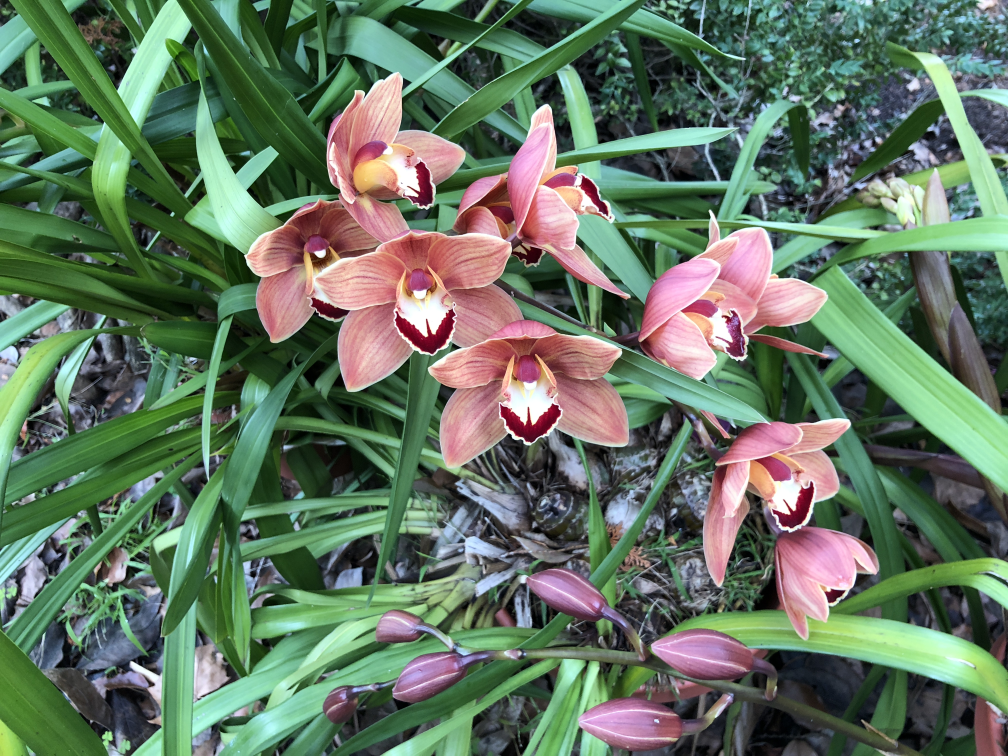
#> input picture data/nerf_llff_data/orchids/images/IMG_4467.JPG, 4032 x 3024 px, found by its file name (shown at 1/4 size); its folder holds 4 pictures in this run
$ python tran.py   (older library calls are emulated)
#> lines starting #> are read from the running program, lines starting #| are printed output that depends on the picture
import os
from PIL import Image

# 输入文件夹路径和输出文件夹路径
input_folder = r"C:\Users\minch\Desktop\nerf-pytorch-master\data\nerf_llff_data\orchids\images"
output_folder = r"C:\Users\minch\Desktop\nerf-pytorch-master\data\nerf_llff_data\orchids\images_8"

# 创建输出文件夹
if not os.path.exists(output_folder):
    os.makedirs(output_folder)

# 获取输入文件夹中所有图片文件的列表
image_files = [f for f in os.listdir(input_folder) if os.path.isfile(os.path.join(input_folder, f))]

# 循环处理每个图片文件
for image_file in image_files:
    # 打开图像文件
    image_path = os.path.join(input_folder, image_file)
    image = Image.open(image_path)
#> image is the input picture: PIL image 4032x3024 RGB; mean R, G, B 99.7, 118.1, 97.9

    # 获取原始图像的宽度和高度
    width, height = image.size
#> width = 4032; height = 3024

    # 计算新图像的宽度和高度（原始图像的1/8）
    new_width = width // 8
#> new_width = 504
    new_height = height // 8
#> new_height = 378

    # 使用resize()函数对图像进行下采样
    downscaled_image = image.resize((new_width, new_height), Image.ANTIALIAS)
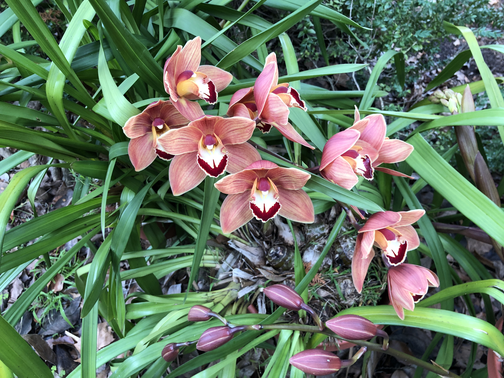
#> downscaled_image: PIL image 504x378 RGB; mean R, G, B 99.7, 118.1, 97.9

    # 构造输出文件路径
    output_path = os.path.join(output_folder, image_file)

    # 保存下采样后的图像
    downscaled_image.save(output_path)

    print(f"Downsampling complete: {image_file}")
#> pass 2 of the loop `for image_file in image_files:`:
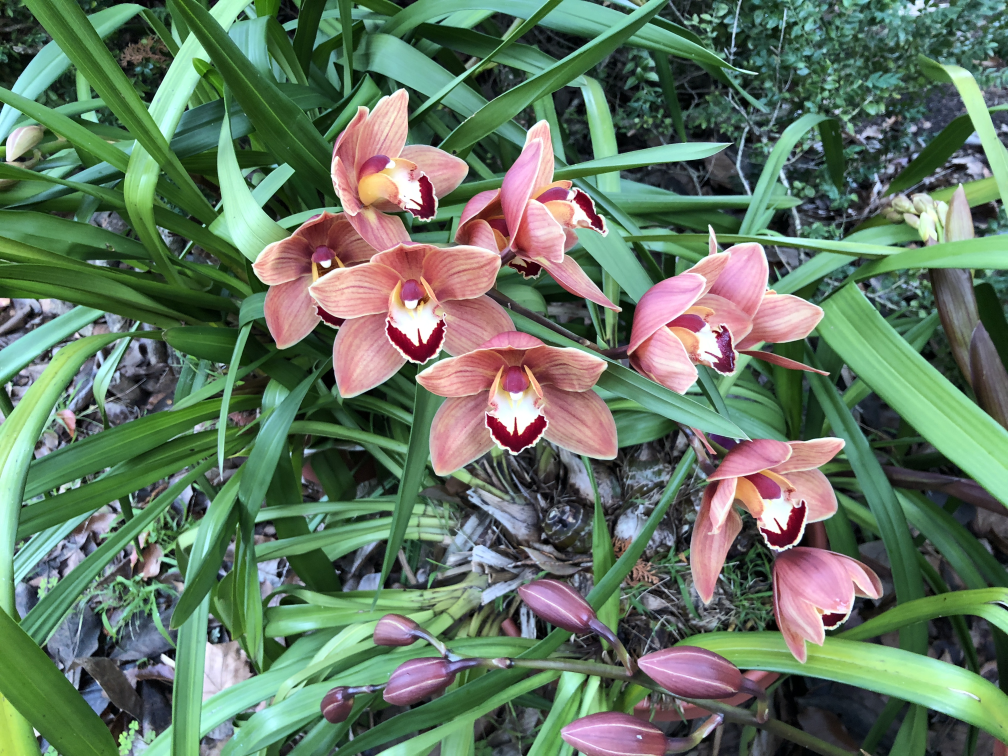
#> input picture data/nerf_llff_data/orchids/images/IMG_4468.JPG, 4032 x 3024 px, found by its file name (shown at 1/4 size)
#> image is the input picture: PIL image 4032x3024 RGB; mean R, G, B 100.5, 119.9, 99.6
#> `downscaled_image = image.resize((new_width, new_height), Image.ANTIALI..`:
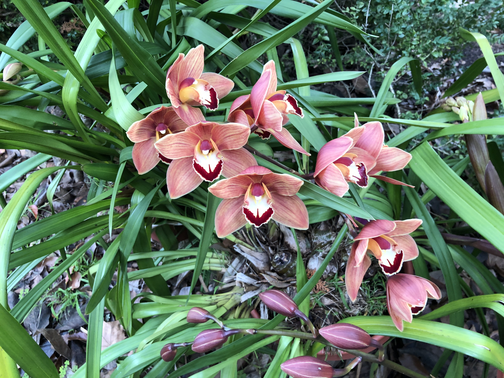
#> downscaled_image: PIL image 504x378 RGB; mean R, G, B 100.5, 119.9, 99.6
#> pass 3 of the loop `for image_file in image_files:`:
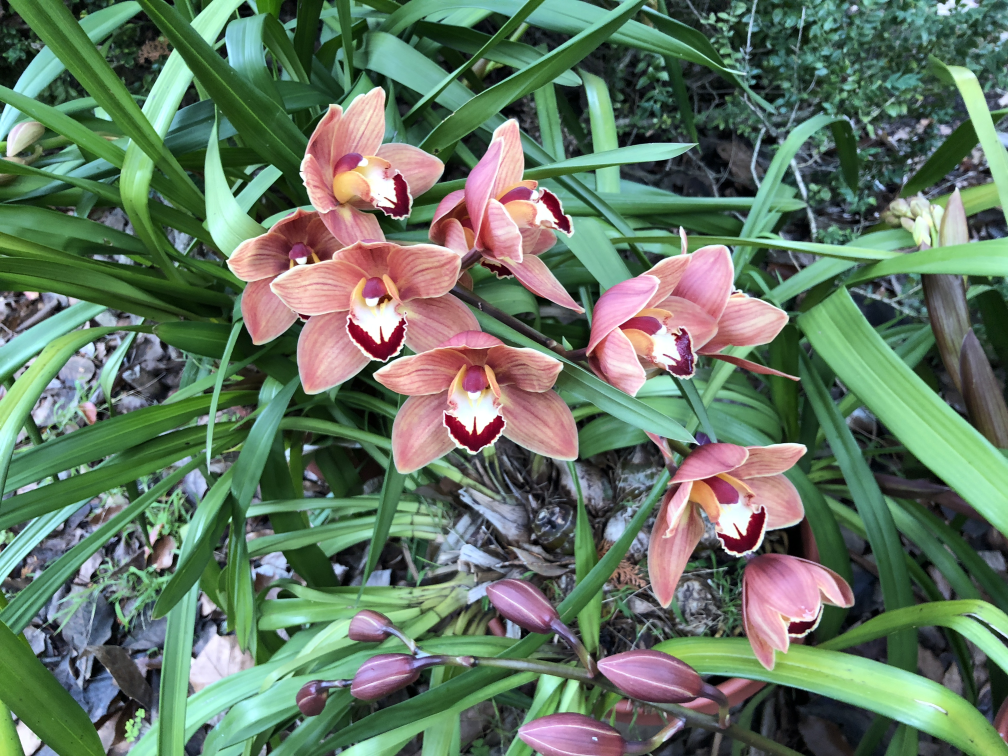
#> input picture data/nerf_llff_data/orchids/images/IMG_4469.JPG, 4032 x 3024 px, found by its file name (shown at 1/4 size)
#> image is the input picture: PIL image 4032x3024 RGB; mean R, G, B 100.8, 120.1, 100.3
#> `downscaled_image = image.resize((new_width, new_height), Image.ANTIALI..`:
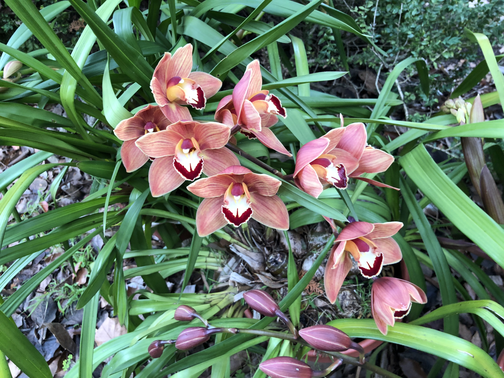
#> downscaled_image: PIL image 504x378 RGB; mean R, G, B 100.8, 120.1, 100.3
#> the loop made 4 passes; the first 3 are shown

print("All images downscaled successfully.")
